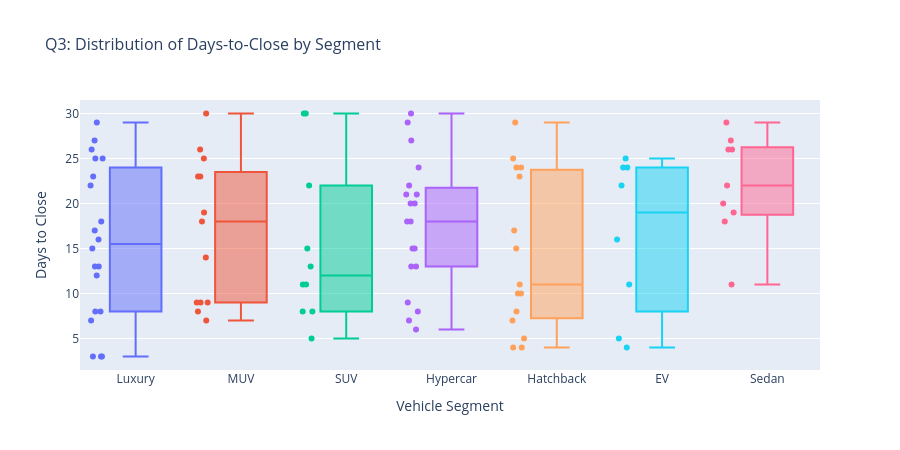

The code cell stored with this chart in its notebook:
### Code cell
fig3 = px.box(
    velocity.dropna(subset=['days_to_close']),
    x='segment',
    y='days_to_close',
    color='segment',
    title='Q3: Distribution of Days-to-Close by Segment',
    labels={
        'segment':      'Vehicle Segment',
        'days_to_close':'Days to Close'
    },
    points='all'
)
fig3.update_layout(
    showlegend=False,
    height=450,
    title_font_size=16
)
fig3.show()

### Figure 1 — Plotly figure (JSON) as saved in the notebook; plotly's stock layout.template omitted (floating-point values rounded to 4 significant figures)
{"data": [{"alignmentgroup": "True", "boxpoints": "all", "hovertemplate": "Vehicle Segment=%{x}<br>Days to Close=%{y}<extra></extra>", "legendgroup": "Luxury", "marker": {"color": "#636efa"}, "name": "Luxury", "notched": false, "offsetgroup": "Luxury", "orientation": "v", "showlegend": true, "type": "box", "x": ["Luxury", "Luxury", "Luxury", "Luxury", "Luxury", "Luxury", "Luxury", "Luxury", "Luxury", "Luxury", "Luxury", "Luxury", "Luxury", "Luxury", "Luxury", "Luxury", "Luxury", "Luxury", "Luxury", "Luxury"], "x0": " ", "xaxis": "x", "y": [26, 23, 29, 17, 13, 27, 22, 15, 25, 25, 3, 3, 16, 8, 12, 3, 18, 13, 8, 7], "y0": " ", "yaxis": "y"}, {"alignmentgroup": "True", "boxpoints": "all", "hovertemplate": "Vehicle Segment=%{x}<br>Days to Close=%{y}<extra></extra>", "legendgroup": "MUV", "marker": {"color": "#EF553B"}, "name": "MUV", "notched": false, "offsetgroup": "MUV", "orientation": "v", "showlegend": true, "type": "box", "x": ["MUV", "MUV", "MUV", "MUV", "MUV", "MUV", "MUV", "MUV", "MUV", "MUV", "MUV", "MUV", "MUV"], "x0": " ", "xaxis": "x", "y": [8, 9, 19, 9, 7, 30, 14, 26, 23, 25, 9, 23, 18], "y0": " ", "yaxis": "y"}, {"alignmentgroup": "True", "boxpoints": "all", "hovertemplate": "Vehicle Segment=%{x}<br>Days to Close=%{y}<extra></extra>", "legendgroup": "SUV", "marker": {"color": "#00cc96"}, "name": "SUV", "notched": false, "offsetgroup": "SUV", "orientation": "v", "showlegend": true, "type": "box", "x": ["SUV", "SUV", "SUV", "SUV", "SUV", "SUV", "SUV", "SUV", "SUV", "SUV"], "x0": " ", "xaxis": "x", "y": [30, 30, 11, 5, 15, 8, 13, 8, 11, 22], "y0": " ", "yaxis": "y"}, {"alignmentgroup": "True", "boxpoints": "all", "hovertemplate": "Vehicle Segment=%{x}<br>Days to Close=%{y}<extra></extra>", "legendgroup": "Hypercar", "marker": {"color": "#ab63fa"}, "name": "Hypercar", "notched": false, "offsetgroup": "Hypercar", "orientation": "v", "showlegend": true, "type": "box", "x": ["Hypercar", "Hypercar", "Hypercar", "Hypercar", "Hypercar", "Hypercar", "Hypercar", "Hypercar", "Hypercar", "Hypercar", "Hypercar", "Hypercar", "Hypercar", "Hypercar", "Hypercar", "Hypercar", "Hypercar", "Hypercar", "Hypercar"], "x0": " ", "xaxis": "x", "y": [20, 20, 22, 24, 18, 29, 15, 21, 6, 7, 13, 18, 9, 8, 30, 27, 21, 15, 13], "y0": " ", "yaxis": "y"}, {"alignmentgroup": "True", "boxpoints": "all", "hovertemplate": "Vehicle Segment=%{x}<br>Days to Close=%{y}<extra></extra>", "legendgroup": "Hatchback", "marker": {"color": "#FFA15A"}, "name": "Hatchback", "notched": false, "offsetgroup": "Hatchback", "orientation": "v", "showlegend": true, "type": "box", "x": ["Hatchback", "Hatchback", "Hatchback", "Hatchback", "Hatchback", "Hatchback", "Hatchback", "Hatchback", "Hatchback", "Hatchback", "Hatchback", "Hatchback", "Hatchback", "Hatchback", "Hatchback"], "x0": " ", "xaxis": "x", "y": [11, 15, 7, 25, 10, 23, 4, 24, 17, 4, 24, 10, 5, 29, 8], "y0": " ", "yaxis": "y"}, {"alignmentgroup": "True", "boxpoints": "all", "hovertemplate": "Vehicle Segment=%{x}<br>Days to Close=%{y}<extra></extra>", "legendgroup": "EV", "marker": {"color": "#19d3f3"}, "name": "EV", "notched": false, "offsetgroup": "EV", "orientation": "v", "showlegend": true, "type": "box", "x": ["EV", "EV", "EV", "EV", "EV", "EV", "EV", "EV"], "x0": " ", "xaxis": "x", "y": [22, 24, 25, 16, 11, 5, 4, 24], "y0": " ", "yaxis": "y"}, {"alignmentgroup": "True", "boxpoints": "all", "hovertemplate": "Vehicle Segment=%{x}<br>Days to Close=%{y}<extra></extra>", "legendgroup": "Sedan", "marker": {"color": "#FF6692"}, "name": "Sedan", "notched": false, "offsetgroup": "Sedan", "orientation": "v", "showlegend": true, "type": "box", "x": ["Sedan", "Sedan", "Sedan", "Sedan", "Sedan", "Sedan", "Sedan", "Sedan", "Sedan"], "x0": " ", "xaxis": "x", "y": [18, 26, 22, 11, 26, 29, 19, 20, 27], "y0": " ", "yaxis": "y"}], "layout": {"boxmode": "overlay", "height": 450, "legend": {"title": {"text": "Vehicle Segment"}, "tracegroupgap": 0}, "showlegend": false, "title": {"font": {"size": 16}, "text": "Q3: Distribution of Days-to-Close by Segment"}, "xaxis": {"anchor": "y", "categoryarray": ["Luxury", "MUV", "SUV", "Hypercar", "Hatchback", "EV", "Sedan"], "categoryorder": "array", "domain": [0, 1], "title": {"text": "Vehicle Segment"}}, "yaxis": {"anchor": "x", "domain": [0, 1], "title": {"text": "Days to Close"}}}}
